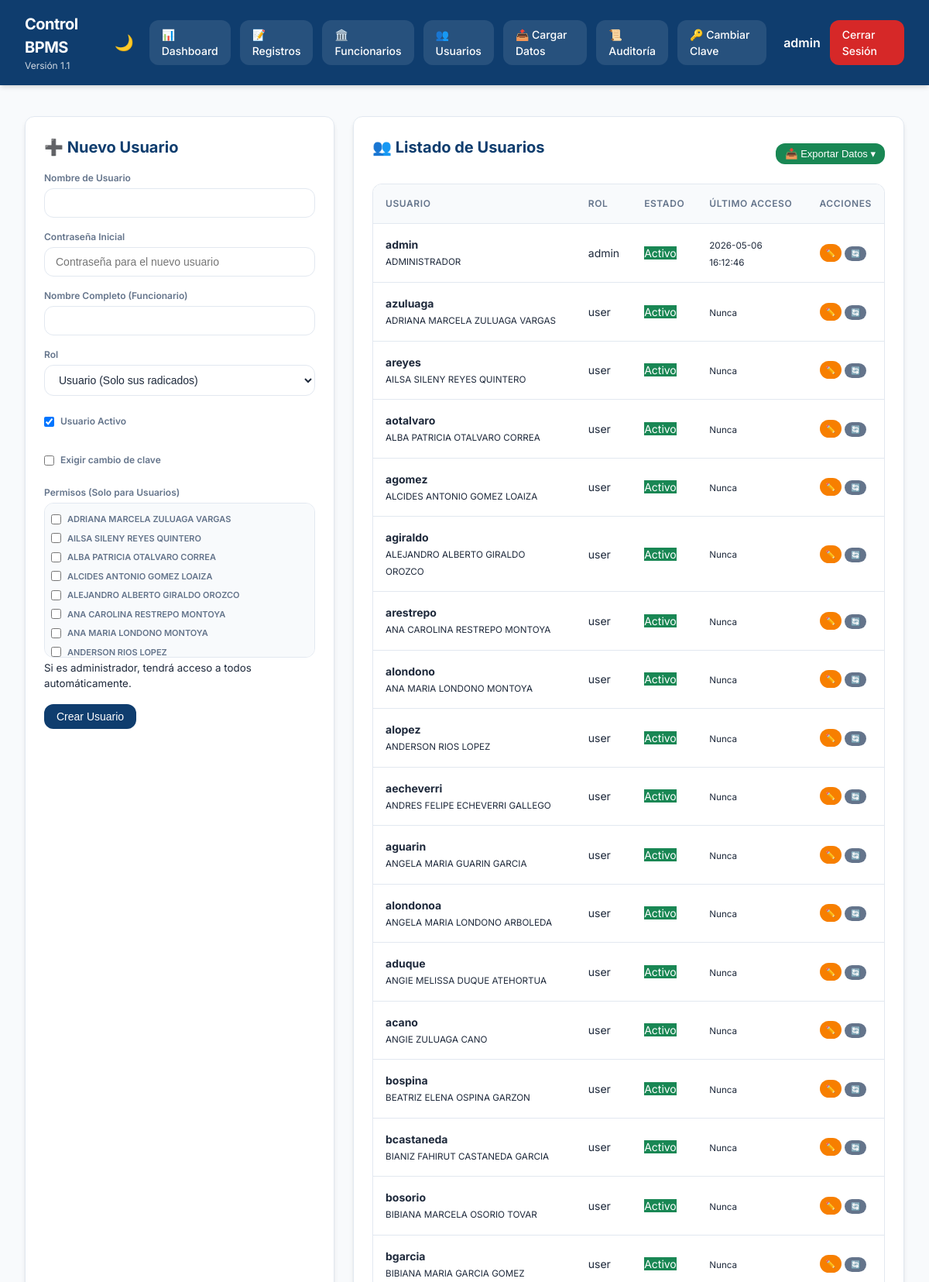
Page /admin/users (signed in, upper part) on the committed database.
### tables this page shows
CREATE TABLE users (id INTEGER PRIMARY KEY AUTOINCREMENT, username TEXT UNIQUE NOT NULL, password_hash TEXT NOT NULL, role TEXT NOT NULL CHECK(role IN ('admin','user')), full_name TEXT, is_active INTEGER DEFAULT 1, force_password_change INTEGER DEFAULT 1, last_login_at TEXT);

CREATE TABLE hacienda_staff (id INTEGER PRIMARY KEY AUTOINCREMENT, name TEXT UNIQUE NOT NULL, status TEXT, dependency TEXT, include_flag INTEGER DEFAULT 1);

### app.py (the view, shortened to what this page needs)
@app.route("/admin/users", methods=["GET","POST"])
def admin_users():
    user = current_user()
    if not user or user["role"] != "admin": return redirect(url_for("login"))
    edit_id = request.args.get("edit_user_id")
    edit_user = database.query_one("SELECT * FROM users WHERE id=?", (edit_id,)) if edit_id else None
    users = database.query_all("SELECT * FROM users ORDER BY full_name")
    staff = [s["name"] for s in database.query_all("SELECT name FROM hacienda_staff WHERE include_flag=1 ORDER BY name")]
    edit_perms = [p["funcionario_name"] for p in database.query_all("SELECT funcionario_name FROM user_permissions WHERE user_id=?", (edit_id,))] if edit_id else []
    return render_template("admin_users.html", title="Usuarios", user=user, users=users, hacienda_names=staff, edit_user=edit_user, edit_permissions=edit_perms)

### app.py (called while the page is built)
def current_user():
    username = session.get("username")
    return database.query_one("SELECT * FROM users WHERE username=?", (username,)) if username else None

### database.py (called while the page is built)
@contextmanager
def get_db():
    conn = sqlite3.connect(DB_PATH)
    conn.row_factory = sqlite3.Row
    try:
        yield conn
    finally:
        conn.close()

def query_all(sql, params=()):
    with get_db() as conn:
        return [dict(row) for row in conn.execute(sql, params).fetchall()]

def query_one(sql, params=()):
    with get_db() as conn:
        row = conn.execute(sql, params).fetchone()
        return dict(row) if row else None

### templates/admin_users.html (shortened to what this page needs)
{% extends "base.html" %}
{% block content %}
<div class="admin-grid">
    <div class="panel">
        <h2>{% if edit_user %}📝 Editar Usuario{% else %}➕ Nuevo Usuario{% endif %}</h2>
        <form method="post" class="stack">
            <div class="field">
                <label>Nombre de Usuario</label>
                <input type="text" name="username" value="{{ edit_user.username if edit_user else '' }}" required>
            </div>
            <div class="field">
                <label>{% if edit_user %}Nueva Contraseña (dejar en blanco para no cambiar){% else %}Contraseña Inicial{% endif %}</label>
                <input type="password" name="new_password" placeholder="{% if edit_user %}Escribe para cambiar...{% else %}Contraseña para el nuevo usuario{% endif %}" {% if not edit_user %}required{% endif %}>
            </div>
            <div class="field">
                <label>Nombre Completo (Funcionario)</label>
                <input type="text" name="full_name" value="{{ edit_user.full_name if edit_user else '' }}" required>
            </div>
            <div class="field">
                <label>Rol</label>
                <select name="role">
                    <option value="user" {% if edit_user and edit_user.role == 'user' %}selected{% endif %}>Usuario (Solo sus radicados)</option>
                </select>
            </div>
            <div class="field" style="flex-direction: row; align-items: center; gap: 0.5rem; padding: 0.5rem 0;">
                <input type="checkbox" name="is_active" id="is_active" {% if not edit_user or edit_user.is_active %}checked{% endif %}>
                <label for="is_active">Usuario Activo</label>
            </div>
            <div class="field" style="flex-direction: row; align-items: center; gap: 0.5rem; padding: 0.5rem 0;">
                <input type="checkbox" name="force_password_change" id="force_password_change" {% if edit_user and edit_user.force_password_change %}checked{% endif %}>
                <label for="force_password_change">Exigir cambio de clave</label>
            </div>
            <div class="field">
                <label>Permisos (Solo para Usuarios)</label>
                <div style="height: 200px; overflow-y: auto; border: 1px solid var(--border); border-radius: var(--radius); padding: 0.5rem; background: var(--bg);">
                    {% for name in hacienda_names %}
                    <label style="display: flex; align-items: center; gap: 0.5rem; padding: 0.25rem 0; cursor: pointer;">
                        <input type="checkbox" name="permissions" value="{{ name }}" {% if name in edit_permissions %}checked{% endif %}>
                        <span style="font-size: 11px;">{{ name }}</span>
                    </label>
                    {% endfor %}
                </div>
                <small>Si es administrador, tendrá acceso a todos automáticamente.</small>
            </div>
            <div class="button-row">
                <button type="submit" class="btn btn-primary">{% if edit_user %}Actualizar{% else %}Crear Usuario{% endif %}</button>
            </div>
        </form>
    </div>
    <div class="panel">
        <div style="display: flex; justify-content: space-between; align-items: center; position: relative; z-index: 1050;">
            <h2>👥 Listado de Usuarios</h2>
            <div class="export-dropdown">
                <button class="btn btn-success" style="padding: 6px 12px; font-size: 13px;">📥 Exportar Datos ▾</button>
            </div>
        </div>
        <div class="table-wrap" style="padding: 0; margin-top: 1rem;">
            <table>
                <thead>
                    <tr>
                        <th>Usuario</th>
                        <th>Rol</th>
                        <th>Estado</th>
                        <th>Último Acceso</th>
                        <th>Acciones</th>
                    </tr>
                </thead>
                <tbody>
                    {% for u in users %}
                    <tr>
                        <td>
                            <b>{{ u.username }}</b><br>
                            <small>{{ u.full_name }}</small>
                        </td>
                        <td><span class="badge">{{ u.role }}</span></td>
                        <td>
                            <span class="badge" style="background: {{ 'var(--success)' if u.is_active else 'var(--danger)' }}; color: white;">
                                {{ 'Activo' if u.is_active else 'Inactivo' }}
                            </span>
                        </td>
                        <td><small>{{ u.last_login_at or 'Nunca' }}</small></td>
                        <td>
                            <div style="display: flex; gap: 0.25rem;">
                                <a href="{{ url_for('admin_users', edit_user_id=u.id) }}" class="btn btn-secondary" style="padding: 4px 8px; font-size: 10px;">✏️</a>
                                <form method="post" style="display:inline;">
                                    <button type="submit" class="btn btn-muted" style="padding: 4px 8px; font-size: 10px;" title="Activar/Desactivar">🔄</button>
                                </form>
                            </div>
                        </td>
                    </tr>
                    {% endfor %}
                </tbody>
            </table>
        </div>
    </div>
</div>
{% endblock %}

### templates/base.html (shortened to what this page needs)
<!DOCTYPE html>
<html lang="es">
<head>
    <link rel="stylesheet" href="{{ url_for('static', filename='styles.css') }}">
</head>
<body class="{% if request.cookies.get('theme') == 'dark' %}dark-mode{% endif %}">
    {% if user %}
    <header class="topbar">
        <div class="topbar-left">
            <h1>Control BPMS</h1>
            <div class="sub">Versión 1.1</div>
        </div>
        <nav class="nav-right">
            <button class="theme-toggle" id="themeToggle" title="Cambiar tema">
                {% if request.cookies.get('theme') == 'dark' %}☀️{% else %}🌙{% endif %}
            </button>
            <a href="{{ url_for('dashboard') }}" class="navbtn">📊 Dashboard</a>
            <a href="{{ url_for('registros') }}" class="navbtn">📝 Registros</a>
            {% if user.role == 'admin' %}
            <a href="{{ url_for('admin_hacienda') }}" class="navbtn">🏛️ Funcionarios</a>
            <a href="{{ url_for('admin_users') }}" class="navbtn">👥 Usuarios</a>
            <a href="{{ url_for('admin_upload') }}" class="navbtn">📤 Cargar Datos</a>
            <a href="{{ url_for('admin_audit') }}" class="navbtn">📜 Auditoría</a>
            {% endif %}
            <a href="{{ url_for('change_password') }}" class="navbtn">🔑 Cambiar Clave</a>
            <span class="user-badge" style="margin-left: 10px; font-weight: 600;">{{ user.username }}</span>
            <a href="{{ url_for('logout') }}" class="logout">Cerrar Sesión</a>
        </nav>
    </header>
    {% endif %}
    <main class="content">
        {% block content %}{% endblock %}
    </main>
</body>
</html>

### static/styles.css (style rules this page uses)
:root { --primary: #0f3d6e; --primary-light: #1e56a0; --secondary: #f77f00; --success: #198754; --danger: #d62828; --warning: #fcbf49; --info: #4cc9f0; --bg: #f8fafc; --surface: #ffffff; --text: #1e293b; --text-muted: #64748b; --border: #e2e8f0; --shadow: 0 4px 6px -1px rgb(0 0 0 / 0.1), 0 2px 4px -2px rgb(0 0 0 / 0.1); --glass-bg: rgba(255, 255, 255, 0.7); --glass-border: rgba(255, 255, 255, 0.3); --radius: 12px; --transition: all 0.3s cubic-bezier(0.4, 0, 0.2, 1); }
* { box-sizing: border-box; margin: 0; padding: 0; }
body { font-family: 'Inter', system-ui, -apple-system, sans-serif; background-color: var(--bg); color: var(--text); line-height: 1.5; transition: var(--transition); min-height: 100vh; }
.topbar { display: flex; justify-content: space-between; align-items: center; padding: 1rem 2rem; background-color: var(--primary); color: white; position: sticky; top: 0; z-index: 1000; box-shadow: var(--shadow); }
.topbar-left h1 { font-size: 1.25rem; font-weight: 700; letter-spacing: -0.025em; }
.topbar-left .sub { font-size: 0.75rem; opacity: 0.8; }
.nav-right { display: flex; gap: 0.75rem; align-items: center; }
.navbtn, .logout, .btn { padding: 0.5rem 1rem; border-radius: var(--radius); text-decoration: none; font-weight: 500; font-size: 0.875rem; transition: var(--transition); border: none; cursor: pointer; display: inline-flex; align-items: center; gap: 0.5rem; }
.navbtn { background: rgba(255, 255, 255, 0.1); color: white; }
.logout { background: var(--danger); color: white; }
.theme-toggle { background: transparent; border: none; color: white; font-size: 1.25rem; cursor: pointer; padding: 0.5rem; border-radius: 50%; transition: var(--transition); }
.filters select, .filters input, .stack input, .stack select, textarea { padding: 0.625rem 0.875rem; border: 1px solid var(--border); border-radius: var(--radius); background-color: var(--surface); color: var(--text); font-size: 0.875rem; transition: var(--transition); outline: none; }
.btn-primary { background: var(--primary); color: white; }
.btn-secondary { background: var(--secondary); color: white; }
.btn-muted { background: var(--text-muted); color: white; }
.btn-success { background: var(--success); color: white; }
.table-wrap { padding: 0 2rem 2rem; overflow-x: auto; }
table { width: 100%; border-collapse: separate; border-spacing: 0; background-color: var(--surface); border-radius: var(--radius); overflow: hidden; border: 1px solid var(--border); box-shadow: var(--shadow); }
th, td { padding: 1rem; font-size: 0.875rem; text-align: left; border-bottom: 1px solid var(--border); }
th { background-color: var(--bg); font-weight: 600; color: var(--text-muted); text-transform: uppercase; font-size: 0.75rem; letter-spacing: 0.05em; position: sticky; top: 0; }
.admin-grid { display: grid; grid-template-columns: 400px 1fr; gap: 1.5rem; padding: 1.5rem 2rem; }
.panel { background-color: var(--surface); border: 1px solid var(--border); border-radius: var(--radius); padding: 1.5rem; box-shadow: var(--shadow); }
.panel h2 { margin-bottom: 1rem; font-size: 1.25rem; color: var(--primary); }
.stack { display: flex; flex-direction: column; gap: 1rem; }
.field { display: flex; flex-direction: column; gap: 0.25rem; }
.field label { font-size: 0.75rem; font-weight: 600; color: var(--text-muted); }
.card, tr, .panel { animation: fadeIn 0.4s ease-out forwards; }
.export-dropdown { position: relative; display: inline-block; z-index: 1010; }

### rows in the picture
users: username "admin", full_name "ADMINISTRADOR", role "admin", is_active "Activo", last_login_at "2026-05-06 16:12:46"
hacienda_staff: name "ADRIANA MARCELA ZULUAGA VARGAS"
hacienda_staff: name "AILSA SILENY REYES QUINTERO"
hacienda_staff: name "ALBA PATRICIA OTALVARO CORREA"
hacienda_staff: name "ALCIDES ANTONIO GOMEZ LOAIZA"
hacienda_staff: name "ALEJANDRO ALBERTO GIRALDO OROZCO"
hacienda_staff: name "ANA CAROLINA RESTREPO MONTOYA"
hacienda_staff: name "ANA MARIA LONDONO MONTOYA"
hacienda_staff: name "ANDERSON RIOS LOPEZ"
users: username "azuluaga", full_name "ADRIANA MARCELA ZULUAGA VARGAS", role "user", is_active "Activo", last_login_at "Nunca"
users: username "areyes", full_name "AILSA SILENY REYES QUINTERO", role "user", is_active "Activo", last_login_at "Nunca"
users: username "aotalvaro", full_name "ALBA PATRICIA OTALVARO CORREA", role "user", is_active "Activo", last_login_at "Nunca"
users: username "agomez", full_name "ALCIDES ANTONIO GOMEZ LOAIZA", role "user", is_active "Activo", last_login_at "Nunca"
users: username "agiraldo", full_name "ALEJANDRO ALBERTO GIRALDO OROZCO", role "user", is_active "Activo", last_login_at "Nunca"
users: username "arestrepo", full_name "ANA CAROLINA RESTREPO MONTOYA", role "user", is_active "Activo", last_login_at "Nunca"
users: username "alondono", full_name "ANA MARIA LONDONO MONTOYA", role "user", is_active "Activo", last_login_at "Nunca"
users: username "alopez", full_name "ANDERSON RIOS LOPEZ", role "user", is_active "Activo", last_login_at "Nunca"
users: username "aecheverri", full_name "ANDRES FELIPE ECHEVERRI GALLEGO", role "user", is_active "Activo", last_login_at "Nunca"
users: username "aguarin", full_name "ANGELA MARIA GUARIN GARCIA", role "user", is_active "Activo", last_login_at "Nunca"
users: username "alondonoa", full_name "ANGELA MARIA LONDONO ARBOLEDA", role "user", is_active "Activo", last_login_at "Nunca"
users: username "aduque", full_name "ANGIE MELISSA DUQUE ATEHORTUA", role "user", is_active "Activo", last_login_at "Nunca"
users: username "acano", full_name "ANGIE ZULUAGA CANO", role "user", is_active "Activo", last_login_at "Nunca"
users: username "bospina", full_name "BEATRIZ ELENA OSPINA GARZON", role "user", is_active "Activo", last_login_at "Nunca"
users: username "bcastaneda", full_name "BIANIZ FAHIRUT CASTANEDA GARCIA", role "user", is_active "Activo", last_login_at "Nunca"
users: username "bosorio", full_name "BIBIANA MARCELA OSORIO TOVAR", role "user", is_active "Activo", last_login_at "Nunca"
users: username "bgarcia", full_name "BIBIANA MARIA GARCIA GOMEZ", role "user", is_active "Activo", last_login_at "Nunca"
